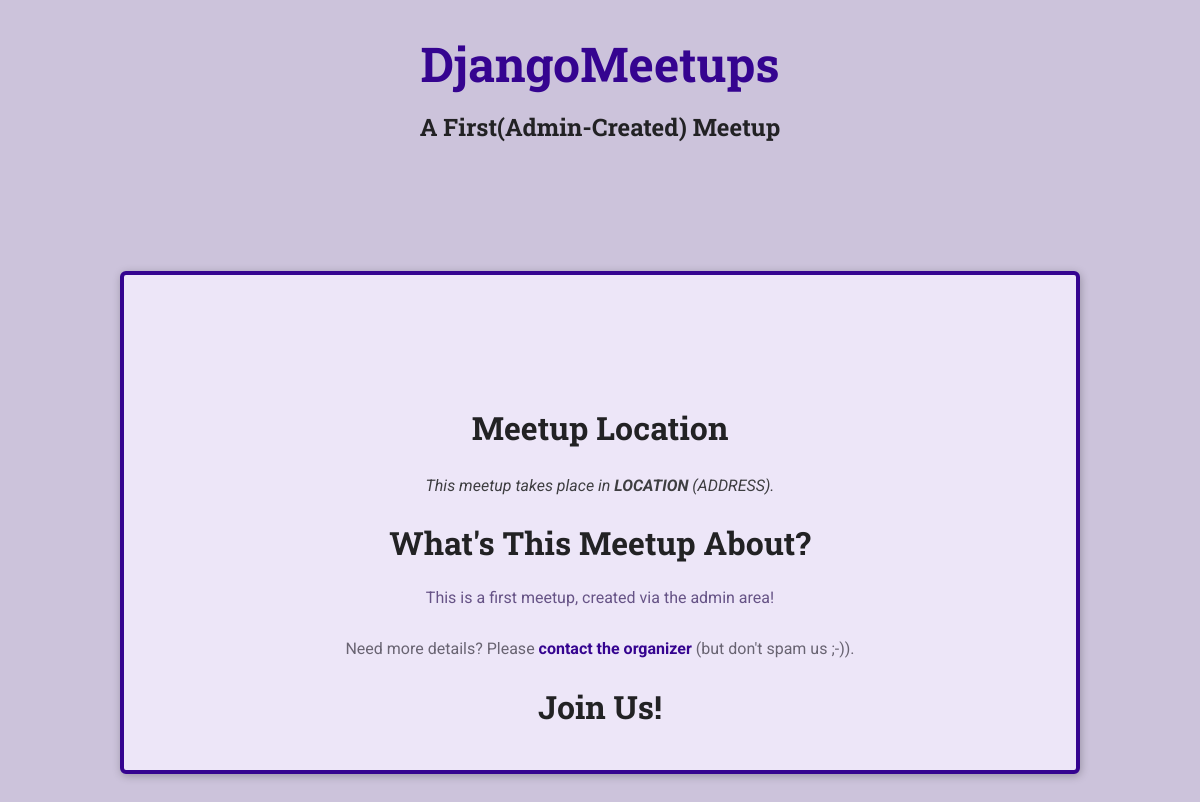
The page /meetups/a-first-meetup on the database as committed earlier.
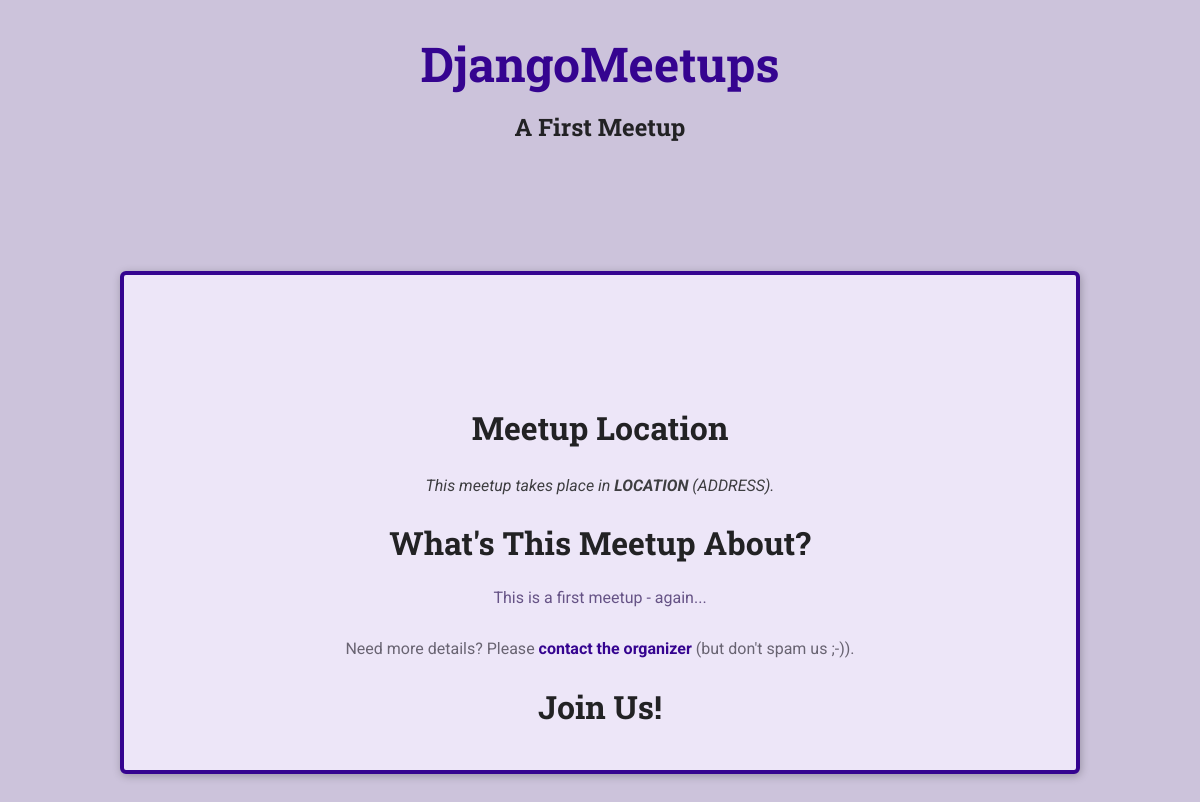
The same page on the database as committed later.
### meetups/models.py (models this page shows)
class Meetup(models.Model):
    title = models.CharField(max_length=200)
    slug = models.SlugField(unique=True)
    description = models.TextField()
    image = models.ImageField(upload_to='images')

### meetups/views.py (the view)
# urls.py: path('meetups/<slug:meetup_slug>', views.meetup_details, name='meetup_details')
def meetup_details(request, meetup_slug):
    try:
        selected_meetup = Meetup.objects.get(slug=meetup_slug)
        return render(request, 'meetups/meetup-details.html', {
            'meetup_found': True,
            'meetup_title': selected_meetup.title,
            'meetup_description': selected_meetup.description
        })
    except Exception as exc:
        return render(request, 'meetups/meetup-details.html', {
            'meetup_found': False
        })

### meetups/templates/meetups/meetup-details.html (shortened to what this page needs)
{% extends 'meetups/base/base.html' %}
{% load static %}
{% block site_css %}
<link rel="stylesheet" href="{% static 'meetups/styles/meetup-detail.css' %}" />
{% endblock site_css %}
{% block main_heading %}
{{ meetup_title }}
{% endblock main_heading %}
{% block body %}
{% if meetup_found  %}
  <article>
    <section id="location">
      <h2>Meetup Location</h2>
      <address>
        This meetup takes place in <span>LOCATION</span> (ADDRESS).
      </address>
    </section>
    <section id="details">
      <h2>What's This Meetup About?</h2>
      <p>{{ meetup_description }}</p>
      <footer>
        <p>
          Need more details? Please
          <a href="">contact the organizer</a> (but don't spam us ;-)).
        </p>
      </footer>
    </section>
    <section id="registration">
      <h2>Join Us!</h2>
    </section>
  </article>
{% else %}
  <p>No meetup found for this slug, sorry!</p>
{% endif %}
{% endblock body %}

### meetups/templates/meetups/base/base.html (shortened to what this page needs)
{% load static %}
<!DOCTYPE html>
<html lang="en">
  <head>
    <link rel="stylesheet" href="{% static 'meetups/styles/base.css' %}" />
    {% block site_css %}{% endblock %}
  </head>
  <body>
    <header id="main-header">
      <nav>
        <a id="main-logo" href="/meetups">DjangoMeetups</a>
      </nav>
      <h1>{% block main_heading %}Default value here{% endblock %}</h1>
    </header>
    <main>
      {% block body %}{% endblock %}
    </main>
  </body>
</html>

### meetups/static/meetups/styles/base.css (style rules this page uses)
* { box-sizing: border-box; }
body { font-family: 'Roboto', sans-serif; margin: 0; background-color: #ccc3db; color: #3e3e41; }
h1, h2, h3 { font-family: 'Roboto Slab', sans-serif; color: #222224; }
#main-header { width: 100%; text-align: center; padding: 2rem 0; }
#main-header h1 { font-size: 1.5rem; }
#main-logo { font-size: 3rem; font-family: 'Roboto Slab', sans-serif; text-decoration: none; color: #350490; font-weight: bold; }

### meetups/static/meetups/styles/meetup-detail.css (style rules this page uses)
article { max-width: 60rem; margin: 5rem auto; border-radius: 6px; background-color: #ede6f8; border: 4px solid #350490; box-shadow: 1px 2px 8px rgba(0, 0, 0, 0.25); position: relative; padding: 1rem; text-align: center; }
section:first-of-type { margin-top: 6rem; }
h2 { font-size: 2rem; }
address span { font-weight: bold; }
#details h2 { margin-bottom: 0.5rem; }
#details > p { color: #665386; padding: 1rem; border-radius: 4px; max-width: 80%; margin: auto; }
#details footer { color: #696472; }
#details footer a { color: #350490; text-decoration: none; font-weight: bold; }

Rows that differ between the two databases and show on the page:
changed Meetup: title "A First(Admin-Created) Meetup" → "A First Meetup"; description "This is a first meetup, created via the admin area!" → "This is a first meetup - again..."
